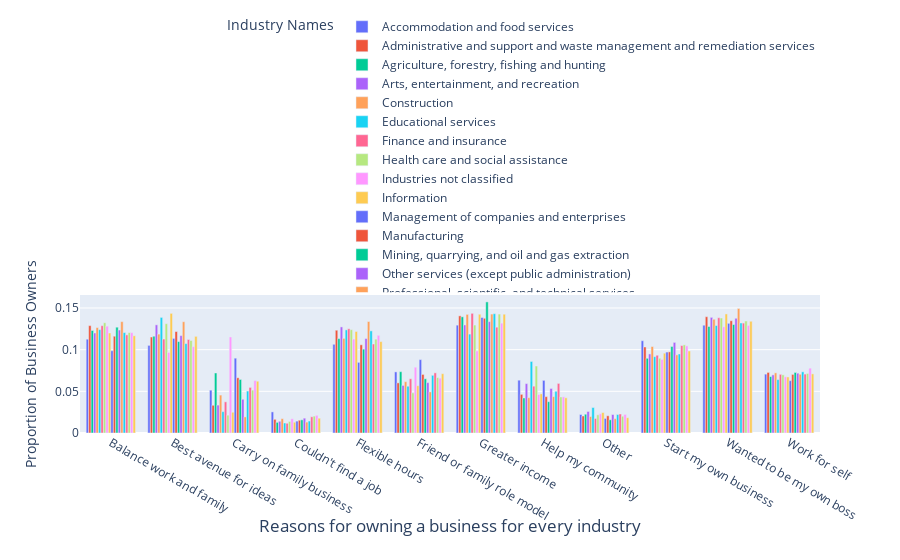

This figure's notebook cell:
### Code cell
#im plotting a grouped bar chart of the proportions for each reason to make it more clear which reasons stand out for each

cols = df.columns
print(cols)
cols
"""https://www.w3resource.com/pandas/dataframe/dataframe-pivot.php"""
# for i in df.index:
#     tempdf = df[df.index == i]
#     fig = px.bar(tempdf, y=cols, title="Reasons to own business",barmode='group')
#     # fig.show()

# fig = px.bar(df, x=df.index, color="OWNCHAR_LABEL", title="Long-Form Input")


import plotly.graph_objects as go
# df = df[:5]
# cols = df.index
print(type(df))

   
fig = go.Figure(data=[
    go.Bar(name=index, x=cols, y=row[:len(row)-1].map(lambda x: x/row.mysum)) for index,row in df.iterrows()]
                )
   

# Change the bar mode
fig.update_layout(barmode='group',yaxis_title="Proportion of Business Owners",xaxis_title=" ",
                  legend_title="Industry Names",title={'text':"Reasons for owning a business for every industry",
        'y':0.05,
        'x':0.5,
        'xanchor': 'center',
        'yanchor': 'bottom'}, legend=dict(
    orientation="h",
    yanchor="bottom",
    y=1.02,
    xanchor="right",
    x=1))
#fig.write_image(r"../images/reasontownbusinessgrouped.png",format='png',engine='kaleido')
fig.show()
# fig.show()

df.info()

### Figure 1 — Plotly figure (JSON) as saved in the notebook; plotly's stock layout.template omitted (floating-point values rounded to 4 significant figures)
{"data": [{"name": "Accommodation and food services", "type": "bar", "x": ["Balance work and family", "Best avenue for ideas", "Carry on family business", "Couldn't find a job", "Flexible hours", "Friend or family role model", "Greater income", "Help my community", "Other", "Start my own business", "Wanted to be my own boss", "Work for self", "mysum"], "y": [0.1126, 0.1052, 0.05141, 0.02533, 0.1064, 0.07333, 0.1294, 0.06339, 0.0222, 0.1107, 0.1294, 0.07064]}, {"name": "Administrative and support and waste management and remediation services", "type": "bar", "x": ["Balance work and family", "Best avenue for ideas", "Carry on family business", "Couldn't find a job", "Flexible hours", "Friend or family role model", "Greater income", "Help my community", "Other", "Start my own business", "Wanted to be my own boss", "Work for self", "mysum"], "y": [0.1288, 0.1152, 0.03327, 0.01643, 0.1233, 0.06016, 0.1406, 0.04636, 0.02039, 0.1032, 0.1395, 0.0727]}, {"name": "Agriculture, forestry, fishing and hunting", "type": "bar", "x": ["Balance work and family", "Best avenue for ideas", "Carry on family business", "Couldn't find a job", "Flexible hours", "Friend or family role model", "Greater income", "Help my community", "Other", "Start my own business", "Wanted to be my own boss", "Work for self", "mysum"], "y": [0.1231, 0.1161, 0.07202, 0.01277, 0.1133, 0.07357, 0.1394, 0.04204, 0.02253, 0.08964, 0.1278, 0.06773]}, {"name": "Arts, entertainment, and recreation", "type": "bar", "x": ["Balance work and family", "Best avenue for ideas", "Carry on family business", "Couldn't find a job", "Flexible hours", "Friend or family role model", "Greater income", "Help my community", "Other", "Start my own business", "Wanted to be my own boss", "Work for self", "mysum"], "y": [0.12, 0.1298, 0.03348, 0.01408, 0.1273, 0.0571, 0.1297, 0.05926, 0.02583, 0.09488, 0.1388, 0.06976]}, {"name": "Construction", "type": "bar", "x": ["Balance work and family", "Best avenue for ideas", "Carry on family business", "Couldn't find a job", "Flexible hours", "Friend or family role model", "Greater income", "Help my community", "Other", "Start my own business", "Wanted to be my own boss", "Work for self", "mysum"], "y": [0.1265, 0.1187, 0.0455, 0.01721, 0.1135, 0.06158, 0.1424, 0.04239, 0.01979, 0.1038, 0.1365, 0.07218]}, {"name": "Educational services", "type": "bar", "x": ["Balance work and family", "Best avenue for ideas", "Carry on family business", "Couldn't find a job", "Flexible hours", "Friend or family role model", "Greater income", "Help my community", "Other", "Start my own business", "Wanted to be my own boss", "Work for self", "mysum"], "y": [0.1241, 0.1387, 0.02562, 0.012, 0.1237, 0.05611, 0.1187, 0.08583, 0.03058, 0.09158, 0.129, 0.0641]}, {"name": "Finance and insurance", "type": "bar", "x": ["Balance work and family", "Best avenue for ideas", "Carry on family business", "Couldn't find a job", "Flexible hours", "Friend or family role model", "Greater income", "Help my community", "Other", "Start my own business", "Wanted to be my own boss", "Work for self", "mysum"], "y": [0.1288, 0.1128, 0.0374, 0.01167, 0.1251, 0.06506, 0.1436, 0.05619, 0.01744, 0.09331, 0.1383, 0.0704]}, {"name": "Health care and social assistance", "type": "bar", "x": ["Balance work and family", "Best avenue for ideas", "Carry on family business", "Couldn't find a job", "Flexible hours", "Friend or family role model", "Greater income", "Help my community", "Other", "Start my own business", "Wanted to be my own boss", "Work for self", "mysum"], "y": [0.1323, 0.1312, 0.0214, 0.01386, 0.124, 0.04812, 0.1295, 0.08037, 0.02184, 0.08973, 0.138, 0.06978]}, {"name": "Industries not classified", "type": "bar", "x": ["Balance work and family", "Best avenue for ideas", "Carry on family business", "Couldn't find a job", "Flexible hours", "Friend or family role model", "Greater income", "Help my community", "Other", "Start my own business", "Wanted to be my own boss", "Work for self", "mysum"], "y": [0.1282, 0.09664, 0.1152, 0.01711, 0.1128, 0.07897, 0.09854, 0.04613, 0.02304, 0.08838, 0.1274, 0.06751]}, {"name": "Information", "type": "bar", "x": ["Balance work and family", "Best avenue for ideas", "Carry on family business", "Couldn't find a job", "Flexible hours", "Friend or family role model", "Greater income", "Help my community", "Other", "Start my own business", "Wanted to be my own boss", "Work for self", "mysum"], "y": [0.12, 0.1436, 0.02491, 0.01294, 0.1218, 0.05676, 0.1425, 0.04697, 0.02456, 0.09576, 0.1429, 0.06728]}, {"name": "Management of companies and enterprises", "type": "bar", "x": ["Balance work and family", "Best avenue for ideas", "Carry on family business", "Couldn't find a job", "Flexible hours", "Friend or family role model", "Greater income", "Help my community", "Other", "Start my own business", "Wanted to be my own boss", "Work for self", "mysum"], "y": [0.09875, 0.1135, 0.08978, 0.01429, 0.08478, 0.08805, 0.1386, 0.06316, 0.0175, 0.09714, 0.1316, 0.06281]}, {"name": "Manufacturing", "type": "bar", "x": ["Balance work and family", "Best avenue for ideas", "Carry on family business", "Couldn't find a job", "Flexible hours", "Friend or family role model", "Greater income", "Help my community", "Other", "Start my own business", "Wanted to be my own boss", "Work for self", "mysum"], "y": [0.1162, 0.1218, 0.06626, 0.01533, 0.1058, 0.0703, 0.1377, 0.04363, 0.02068, 0.09736, 0.1348, 0.0703]}, {"name": "Mining, quarrying, and oil and gas extraction", "type": "bar", "x": ["Balance work and family", "Best avenue for ideas", "Carry on family business", "Couldn't find a job", "Flexible hours", "Friend or family role model", "Greater income", "Help my community", "Other", "Start my own business", "Wanted to be my own boss", "Work for self", "mysum"], "y": [0.127, 0.1097, 0.06425, 0.01582, 0.1006, 0.06505, 0.1573, 0.03761, 0.0159, 0.1038, 0.1302, 0.07266]}, {"name": "Other services (except public administration)", "type": "bar", "x": ["Balance work and family", "Best avenue for ideas", "Carry on family business", "Couldn't find a job", "Flexible hours", "Friend or family role model", "Greater income", "Help my community", "Other", "Start my own business", "Wanted to be my own boss", "Work for self", "mysum"], "y": [0.1236, 0.1169, 0.04046, 0.01781, 0.1134, 0.06045, 0.1337, 0.05343, 0.02219, 0.1087, 0.1377, 0.07178]}, {"name": "Professional, scientific, and technical services", "type": "bar", "x": ["Balance work and family", "Best avenue for ideas", "Carry on family business", "Couldn't find a job", "Flexible hours", "Friend or family role model", "Greater income", "Help my community", "Other", "Start my own business", "Wanted to be my own boss", "Work for self", "mysum"], "y": [0.1336, 0.1335, 0.01932, 0.01309, 0.1338, 0.04941, 0.1427, 0.04364, 0.01718, 0.09377, 0.1494, 0.07051]}, {"name": "Real estate and rental and leasing", "type": "bar", "x": ["Balance work and family", "Best avenue for ideas", "Carry on family business", "Couldn't find a job", "Flexible hours", "Friend or family role model", "Greater income", "Help my community", "Other", "Start my own business", "Wanted to be my own boss", "Work for self", "mysum"], "y": [0.1205, 0.1073, 0.05034, 0.01435, 0.1226, 0.06923, 0.1432, 0.05007, 0.02224, 0.09482, 0.132, 0.07342]}, {"name": "Retail trade", "type": "bar", "x": ["Balance work and family", "Best avenue for ideas", "Carry on family business", "Couldn't find a job", "Flexible hours", "Friend or family role model", "Greater income", "Help my community", "Other", "Start my own business", "Wanted to be my own boss", "Work for self", "mysum"], "y": [0.1177, 0.1122, 0.05472, 0.01945, 0.1068, 0.0722, 0.127, 0.0595, 0.02283, 0.105, 0.1319, 0.0707]}, {"name": "Transportation and warehousing", "type": "bar", "x": ["Balance work and family", "Best avenue for ideas", "Carry on family business", "Couldn't find a job", "Flexible hours", "Friend or family role model", "Greater income", "Help my community", "Other", "Start my own business", "Wanted to be my own boss", "Work for self", "mysum"], "y": [0.1205, 0.1109, 0.05145, 0.02028, 0.1126, 0.06654, 0.1427, 0.04324, 0.02011, 0.1058, 0.1344, 0.07145]}, {"name": "Utilities", "type": "bar", "x": ["Balance work and family", "Best avenue for ideas", "Carry on family business", "Couldn't find a job", "Flexible hours", "Friend or family role model", "Greater income", "Help my community", "Other", "Start my own business", "Wanted to be my own boss", "Work for self", "mysum"], "y": [0.1204, 0.1036, 0.06289, 0.02123, 0.1172, 0.06579, 0.1318, 0.04338, 0.02228, 0.1045, 0.1291, 0.07779]}, {"name": "Wholesale trade", "type": "bar", "x": ["Balance work and family", "Best avenue for ideas", "Carry on family business", "Couldn't find a job", "Flexible hours", "Friend or family role model", "Greater income", "Help my community", "Other", "Start my own business", "Wanted to be my own boss", "Work for self", "mysum"], "y": [0.1167, 0.116, 0.06215, 0.01774, 0.1097, 0.07116, 0.1426, 0.04224, 0.01836, 0.0984, 0.1341, 0.07095]}], "layout": {"barmode": "group", "legend": {"orientation": "h", "title": {"text": "Industry Names"}, "x": 1, "xanchor": "right", "y": 1.02, "yanchor": "bottom"}, "title": {"text": "Reasons for owning a business for every industry", "x": 0.5, "xanchor": "center", "y": 0.05, "yanchor": "bottom"}, "xaxis": {"title": {"text": " "}}, "yaxis": {"title": {"text": "Proportion of Business Owners"}}}}
